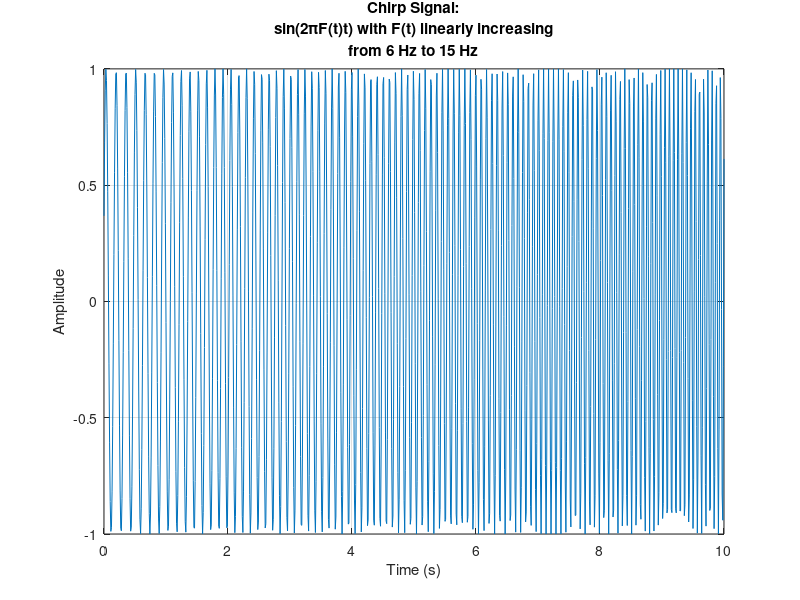

This chart was generated by the following MATLAB code:
% alpha = 2
duration = 10;          
Fs = 100;               
t = 0:1/Fs:duration;    
F_start = 6;            
F_end = 15;             

F = linspace(F_start, F_end, length(t)); 
x = sin(2*pi*cumsum(F) / Fs); 

figure;
plot(t, x);
xlabel('Time (s)');
ylabel('Amplitude');
title({'Chirp Signal:', 'sin(2\piF(t)t) with F(t) linearly increasing', 'from 6 Hz to 15 Hz'});
grid on;


